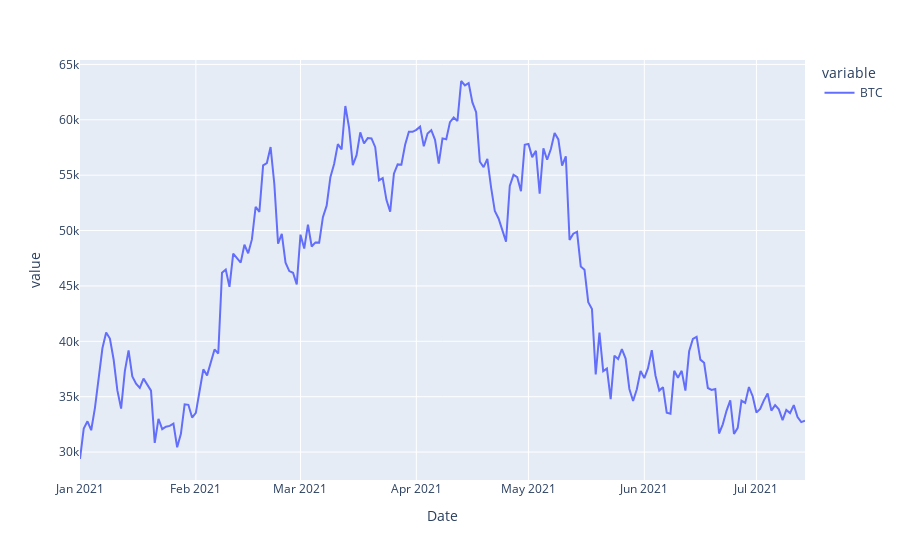

Notebook cell for this chart:
### Code cell
fig = px.line(crypto, y=["BTC"] )
fig.show()

### Figure 1 — Plotly figure (JSON) as saved in the notebook; plotly's stock layout.template omitted (floating-point values rounded to 4 significant figures; data arrays with more than 128 entries replaced by an {"elided": "..."} marker saying what was removed)
{"data": [{"hovertemplate": "variable=BTC<br>Date=%{x}<br>value=%{y}<extra></extra>", "legendgroup": "BTC", "line": {"color": "#636efa", "dash": "solid"}, "mode": "lines", "name": "BTC", "orientation": "v", "showlegend": true, "type": "scatter", "x": {"elided": "195 str values"}, "xaxis": "x", "y": {"elided": "195 float values"}, "yaxis": "y"}], "layout": {"legend": {"title": {"text": "variable"}, "tracegroupgap": 0}, "margin": {"t": 60}, "xaxis": {"anchor": "y", "domain": [0, 1], "title": {"text": "Date"}}, "yaxis": {"anchor": "x", "domain": [0, 1], "title": {"text": "value"}}}}
